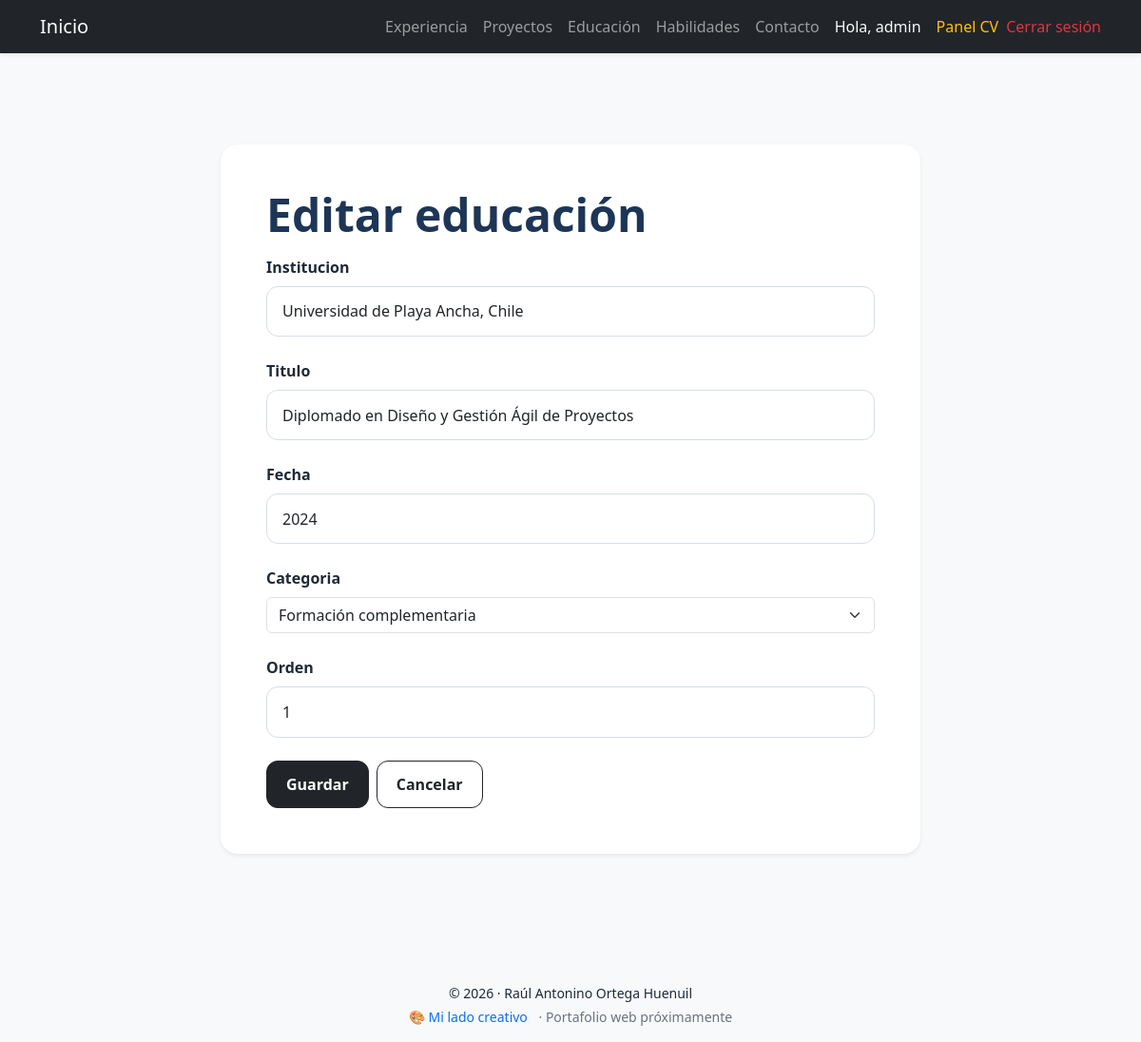
Screenshot of /perfil/educacion/2/editar/ (signed in) with the database file from the repository.
### cv/models.py (models this page shows, shortened)
class Educacion(models.Model):
    CATEGORIAS = [
        ("profesional", "Profesional"),
        ("formacion", "Formación complementaria"),
    ]
    institucion = models.CharField(max_length=200)
    titulo = models.CharField(max_length=200)
    fecha = models.CharField(max_length=60)
    categoria = models.CharField(max_length=20, choices=CATEGORIAS, default="profesional")
    orden = models.PositiveIntegerField(default=0)

### cv/views.py (the view)
# urls.py: path('educacion/<int:pk>/editar/', views.editar_educacion, name='editar_educacion'),
@login_required
def editar_educacion(request, pk):
    educacion = get_object_or_404(Educacion, pk=pk)
    if request.method == 'POST':
        form = EducacionForm(request.POST, instance=educacion)
        if form.is_valid():
            form.save()
            messages.success(request, 'Educación actualizada correctamente.')
            return redirect('lista_educacion')
    else:
        form = EducacionForm(instance=educacion)
    return render(request, 'cv/formulario.html', {
        'form': form,
        'titulo': 'Editar educación',
        'cancel_url': 'lista_educacion',
    })

### cv/forms.py
class EducacionForm(forms.ModelForm):
    class Meta:
        model = Educacion
        fields = [
            'institucion',
            'titulo',
            'fecha',
            'categoria',
            'orden',
        ]
        widgets = {
            'institucion': forms.TextInput(attrs={'class': 'form-control'}),
            'titulo': forms.TextInput(attrs={'class': 'form-control'}),
            'fecha': forms.TextInput(attrs={'class': 'form-control'}),
            'categoria': forms.Select(attrs={'class': 'form-select'}),
            'orden': forms.NumberInput(attrs={'class': 'form-control'}),
        }

### templates/cv/formulario.html (shortened to what this page needs)
{% extends "base.html" %}
{% block content %}
<section class="py-5 js-reveal">
  <div class="row justify-content-center">
    <div class="col-12 col-lg-8">
      <div class="card shadow-sm border-0 contacto-card">
        <div class="card-body p-4 p-md-5">
          <h1 class="seccion-titulo mb-3">{{ titulo }}</h1>
          <form method="POST" enctype="multipart/form-data" novalidate>
            {% for field in form %}
              <div class="mb-4">
                <label for="{{ field.id_for_label }}" class="form-label">{{ field.label }}</label>
                {{ field }}
              </div>
            {% endfor %}
            <div class="d-flex gap-2 flex-wrap">
              <button class="btn btn-dark contacto-btn" type="submit">Guardar</button>
              <a href="{% url cancel_url %}" class="btn btn-outline-dark contacto-btn">Cancelar</a>
            </div>
          </form>
        </div>
      </div>
    </div>
  </div>
</section>
{% endblock %}

### templates/components/organisms/navbar.html (shortened to what this page needs)
<nav class="navbar navbar-expand-lg navbar-dark bg-dark fixed-top shadow-sm">
  <div class="container">
    <a class="navbar-brand" href="{% url 'home' %}">Inicio</a>
    <div class="collapse navbar-collapse" id="navbarNav">
      <ul class="navbar-nav ms-auto">
        <li class="nav-item">
          <a class="nav-link" href="{% url 'home' %}#experiencia">Experiencia</a>
        </li>
        <li class="nav-item">
          <a class="nav-link" href="{% url 'home' %}#proyectos">Proyectos</a>
        </li>
        <li class="nav-item">
          <a class="nav-link" href="{% url 'home' %}#educacion">Educación</a>
        </li>
        <li class="nav-item">
          <a class="nav-link" href="{% url 'home' %}#habilidades">Habilidades</a>
        </li>
        <li class="nav-item">
          <a class="nav-link" href="{% url 'contacto' %}">Contacto</a>
        </li>
        {% if user.is_authenticated %}
          <li class="nav-item">
            <span class="nav-link text-light">
              Hola, {{ user.username }}
            </span>
          </li>
          <li class="nav-item">
            <a class="nav-link text-warning" href="{% url 'panel_cv' %}">
              Panel CV
            </a>
          </li>
          <li class="nav-item d-flex align-items-center">
            <form method="POST" action="{% url 'logout' %}" class="d-inline m-0">
              <button type="submit" class="btn btn-link nav-link text-danger p-0 border-0">
                Cerrar sesión
              </button>
            </form>
          </li>
        {% else %}
          <li class="nav-item">
            <a class="nav-link text-info" href="{% url 'login' %}">
              Iniciar sesión
            </a>
          </li>
        {% endif %}
      </ul>
    </div>
  </div>
</nav>

### static/css/base.css (style rules this page uses)
:root { --clr-primary: #1D3557; --clr-accent: #4C673B; --clr-danger: #D72638; --clr-bg: #F8F9FA; --clr-surface: #FFFFFF; --clr-text: #1F2937; --clr-text-muted: #6B7280; --text-xs: 0.75rem; --text-sm: 0.875rem; --text-base: 1rem; --text-lg: 1.125rem; --text-xl: 1.25rem; --text-2xl: 1.5rem; --text-3xl: 2rem; --text-4xl: 3rem; --text-hero: 3.5rem; --space-1: 0.25rem; --space-2: 0.5rem; --space-3: 0.75rem; --space-4: 1rem; --space-5: 1.5rem; --space-6: 2rem; --space-7: 3rem; --space-8: 4rem; --radius-sm: 0.5rem; --radius-md: 0.75rem; --radius-lg: 1rem; --radius-xl: 1.125rem; }
body { background-color: var(--clr-bg); color: var(--clr-text); padding-top: 80px; }
h1 { font-weight: 700; }
.card { background-color: var(--clr-surface); border-radius: var(--radius-xl); }
.seccion-titulo { font-size: var(--text-4xl); font-weight: 700; line-height: 1.1; color: var(--clr-primary); }
.contacto-card { max-width: 900px; margin: 0 auto; }
.contacto-card .form-label { font-weight: 600; color: var(--clr-text); }
.contacto-card .form-control { border-radius: var(--radius-md); border: 1px solid #d6dde6; padding: 0.85rem 1rem; font-size: var(--text-base); box-shadow: none; }
.contacto-btn { padding: 0.75rem 1.25rem; border-radius: var(--radius-md); font-weight: 600; }
.js-reveal { opacity: 0; transform: translateY(24px); transition: opacity 0.6s ease, transform 0.6s ease; }
.js-reveal.is-visible { opacity: 1; transform: translateY(0); }

### rows the page displays
Educacion: form "Universidad de Playa Ancha, Chile" "Diplomado en Diseño y Gestión Ágil de Proyectos" "2024" "Formación complementaria" "1"

### other values shown
{{ user.username }} "admin"
{{ titulo }} "Editar educación"
{{ field.label }} "Institucion" "Titulo" "Fecha" "Categoria" "Orden"
